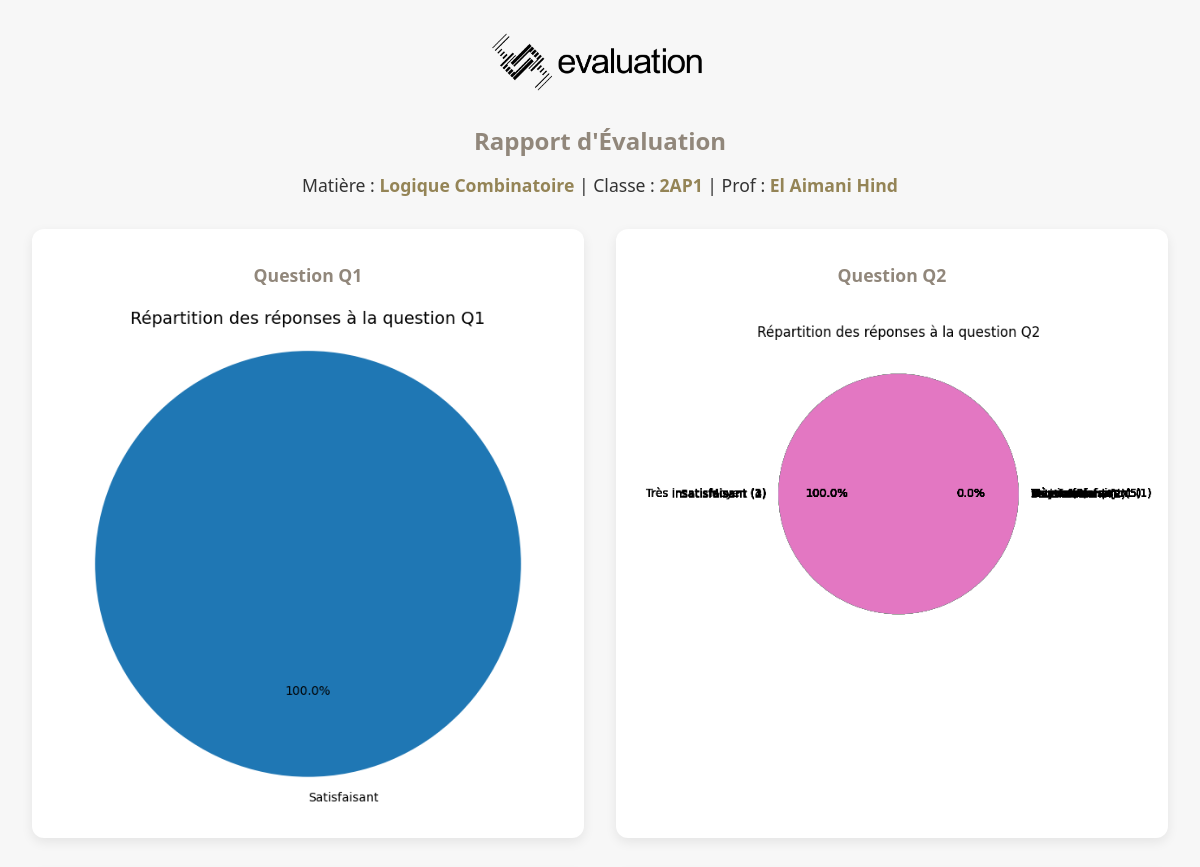
Page /rapport/1/1/3 (signed in, upper part) on the earlier database version.
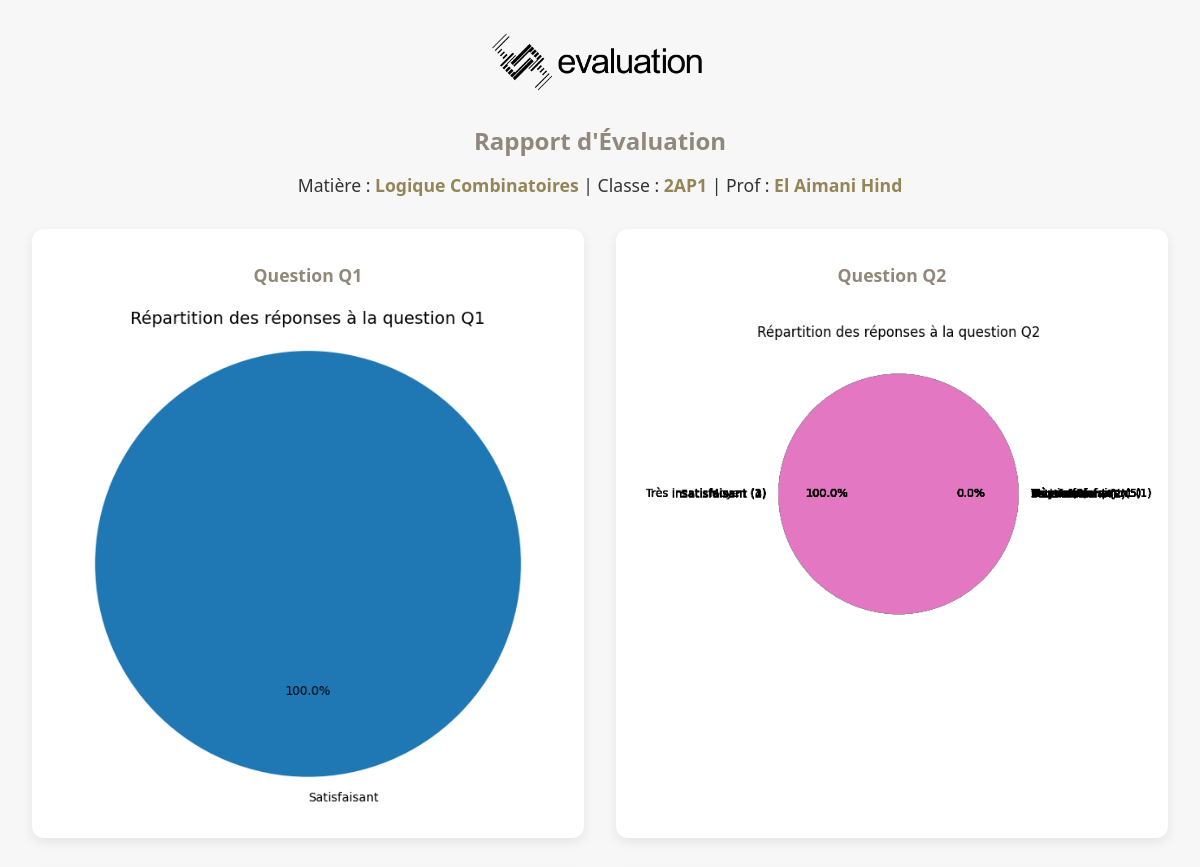
Same page on the later database version.
### models/models.py (models this page shows)
class Subjects(db.Model):
    id=db.Column(db.Integer,primary_key=True)
    name=db.Column(db.String(1000))
    profs=db.relationship('Profs',secondary=subject_prof,back_populates='subjects',passive_deletes=True)
    classes=db.relationship('Classes',secondary=subject_classe,back_populates='subjects',passive_deletes=True)
    questionstrack=db.relationship('QuestionsTrack',back_populates='subjects',passive_deletes=True)
    school_id=db.Column(db.Integer,db.ForeignKey('schools.id'))
    schools=db.relationship('Schools',back_populates='subjects',passive_deletes=True)

class Classes(db.Model):
    id=db.Column(db.Integer,primary_key=True)
    name=db.Column(db.String(1000))
    students_nbrs=db.Column(db.Integer)
    school_id=db.Column(db.Integer,db.ForeignKey('schools.id'))
    schools=db.relationship('Schools',back_populates='classes',passive_deletes=True)
    students=db.relationship('Students',back_populates='classes',passive_deletes=True)
    subjects=db.relationship('Subjects',secondary=subject_classe,back_populates='classes',passive_deletes=True)
    eval=db.Column(db.Integer,default=0)
    questionstrack=db.relationship('QuestionsTrack',back_populates='classes',passive_deletes=True)

class Profs(db.Model):
    id=db.Column(db.Integer,primary_key=True)
    fname=db.Column(db.String(200))
    lname=db.Column(db.String(200))
    immatriculation=db.Column(db.Integer,unique=True)
    schools=db.relationship('Schools',secondary=school_prof,back_populates='profs',passive_deletes=True)
    subjects=db.relationship('Subjects',secondary=subject_prof,back_populates='profs',passive_deletes=True)
    questionstrack=db.relationship('QuestionsTrack',back_populates='profs',passive_deletes=True)

### routes/classes.py (the view)
@classes_bp.route('/rapport/<int:classe_id>/<int:subject_id>/<int:prof_id>')
def rapport_details(classe_id,subject_id,prof_id):
    if 'school_username' and 'school_name' in session:
        prof=Profs.query.get(prof_id)
        classe=Classes.query.get(classe_id)
        subject=Subjects.query.get(subject_id)
        qt=QuestionsTrack.query.filter((QuestionsTrack.classe_id==classe_id)&(QuestionsTrack.subject_id==subject_id)&(QuestionsTrack.prof_id==prof_id))
        valeurs_q1=[qt.filter(QuestionsTrack.q1==1).count()
                    ,qt.filter(QuestionsTrack.q1==2).count()
                    ,qt.filter(QuestionsTrack.q1==3).count()
                    ,qt.filter(QuestionsTrack.q1==4).count()
                    ,qt.filter(QuestionsTrack.q1==5).count()]
        make_graph(valeurs_q1,1,subject_id,classe_id)
        valeurs_q2=[qt.filter(QuestionsTrack.q2==1).count()
                    ,qt.filter(QuestionsTrack.q2==2).count()
                    ,qt.filter(QuestionsTrack.q2==3).count()
                    ,qt.filter(QuestionsTrack.q2==4).count()
                    ,qt.filter(QuestionsTrack.q2==5).count()]
        make_graph(valeurs_q2,2,subject_id,classe_id)
        valeurs_q3=[qt.filter(QuestionsTrack.q3==1).count()
                    ,qt.filter(QuestionsTrack.q3==2).count()
                    ,qt.filter(QuestionsTrack.q3==3).count()
                    ,qt.filter(QuestionsTrack.q3==4).count()
                    ,qt.filter(QuestionsTrack.q3==5).count()]
        make_graph(valeurs_q3,3,subject_id,classe_id)
        valeurs_q4=[qt.filter(QuestionsTrack.q4==1).count()
                    ,qt.filter(QuestionsTrack.q4==2).count()
                    ,qt.filter(QuestionsTrack.q4==3).count()
                    ,qt.filter(QuestionsTrack.q4==4).count()
                    ,qt.filter(QuestionsTrack.q4==5).count()]
        make_graph(valeurs_q4,4,subject_id,classe_id)
        c1=qt.all()
        c2=qt.all()
        return render_template("rapport.html",c1=c1,c2=c2,classe=classe,subject=subject,classe_id=str(classe_id),subject_id=str(subject_id),prof=prof)
    else:
        return redirect(url_for("home.home"))

### utils/graphs.py (called while the page is built)
def make_graph(valeurs, qst_number, subject_id, classe_id):
    sections = [
        "Très insatisfaisant",
        "Insatisfaisant",
        "Moyen",
        "Satisfaisant",
        "Très satisfaisant"
    ]
    valeurs_non_zero = [v for v in valeurs if v > 0]
    labels_non_zero = [sections[i] for i, v in enumerate(valeurs) if v > 0]
    plt.figure(figsize=(6, 6))
    plt.pie(
        valeurs_non_zero,
        labels=labels_non_zero,
        autopct='%1.1f%%',
        startangle=90,
        textprops={'fontsize': 10}
    )
    plt.title(f"Répartition des réponses à la question Q{qst_number}", fontsize=14)
    plt.axis('equal')
    plt.tight_layout()
    plt.savefig(os.path.join(basedir, '..', 'static', 'graphs', f"q{qst_number}_{subject_id}_{classe_id}.png"))
    plt.close()

### templates/rapport.html (shortened to what this page needs)
<!DOCTYPE html>
<html lang="fr">
<head>
</head>
<body>
<main>
    <header>
        <img src="{{ url_for('static', filename='images/logo.png') }}" alt="Logo">
    </header>
    <div class="recent-orders">
        <h2>Rapport d'Évaluation</h2>
        <div class="infos">
            Matière : <strong>{{ subject.name }}</strong> | Classe : <strong>{{ classe.name }}</strong> | Prof : <strong>{{ prof.lname }} {{ prof.fname }}</strong>
        </div>
        <div class="charts-container">
            {% for i in range(1, 5) %}
            <div class="chart-box">
                <h3>Question Q{{ i }}</h3>
                <img src="{{ url_for('static', filename='graphs/q' ~ i ~ '_' ~ subject.id ~ '_' ~ classe.id ~ '.png') }}" alt="Graphique Q{{ i }}">
            </div>
            {% endfor %}
        </div>
    </div>
</main>
</body>
</html>

### templates/rapport.html (style rules this page uses)
:root { --color-primary: rgb(145, 135, 123); --color-danger: #948456; --color-success: #948456; --background-light: #f7f7f7; --text-dark: #333; }
body { margin: 0; font-family: 'Segoe UI', Tahoma, Geneva, Verdana, sans-serif; background-color: var(--background-light); color: var(--text-dark); padding: 2rem; }
header { display: flex; justify-content: center; align-items: center; margin-bottom: 2rem; }
header img { height: 60px; }
h2 { text-align: center; color: var(--color-primary); margin-bottom: 1rem; }
.recent-orders { max-width: 1200px; margin: 0 auto; }
.infos { text-align: center; margin-bottom: 2rem; font-size: 1.1rem; }
.infos strong { color: var(--color-danger); }
.charts-container { display: grid; grid-template-columns: repeat(auto-fit, minmax(380px, 1fr)); gap: 2rem; }
.chart-box { background: white; padding: 1rem; border-radius: 12px; box-shadow: 0 4px 12px rgba(0, 0, 0, 0.08); text-align: center; transition: transform 0.3s ease, box-shadow 0.3s ease; }
.chart-box h3 { margin-bottom: 10px; font-size: 1.1rem; color: var(--color-primary); }
.chart-box img { max-width: 100%; height: auto; border-radius: 8px; }

Differences in the rows shown:
changed Subjects: name "Logique Combinatoire" → "Logique Combinatoires"
